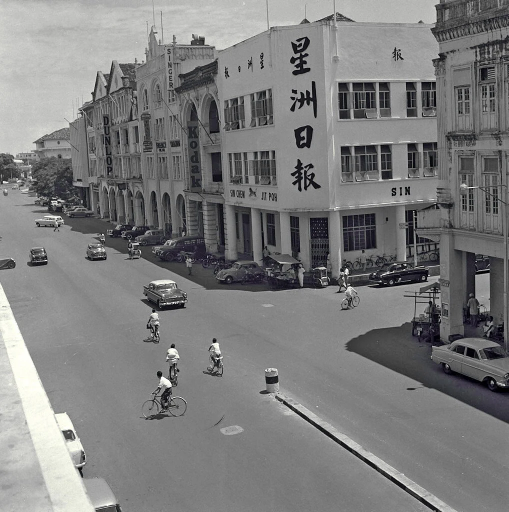
#> input picture W7L5/images/06600600u.bmp, 1017 x 1024 px, found by its file name (shown at 1/2 size)
$ jupyter execute hadamard_exmaples.ipynb
#> lines starting #> are read from the running program, lines starting #| are printed output that depends on the picture
## Filtering in Hadamard Domain
### CS4243, CW2, Q6

[cell 1]
from scipy.linalg import hadamard
import numpy as np
import cv2
from matplotlib import pyplot as plt

[cell 2]
int2bin = lambda x, n: format(x, 'b').zfill(n)

[cell 3]
#
# The function generates an ideal low pass filter for frequency domain,
# M and N are size of the filter/image, D0 is the cut_off point.
#
def idealLowPass(M, N, D0):
    # Initializing the filter with ones; since the filter is a complex function,
    # it has two channels, representing the real and imaginary parts:
    filter = np.ones((M, N), dtype=np.uint8)
    D0 = min(M,N) / 2 * D0
    # Scanning through each pixel and calculating the distance of each pixel
    # to the image center. If the pixel is within D0, it is changed to 0:
    for i in range(M):
        for j in range(N):
            if ( (i-M/2)**2 + (j-N/2)**2)**0.5 >= D0:
                filter[i,j]= 0

    return filter

[cell 4]
# function to compute the image power. input could be graylevel or color.
#
def am_power(a):
    pa = 0.0
    dim1 = a.shape
    if len(dim1)==2:
        sz = dim1[0] * dim1[1]
        for i in range(dim1[0]):
            for j in range(dim1[1]):
                pa += a[i,j]**2
    elif len(dim1)==3:
        sz = dim1[0] * dim1[1] * dim1[2]
        for i in range(dim1[0]):
            for j in range(dim1[1]):
                for k in range(dim1[2]):
                    pa += a[i,j,k]**2
    pa = pa / sz
    return pa

[cell 5]
def horder(b,nn):
    jj = int2bin(b,nn)
    kk = ''
    for j in range(nn):
        kk = kk+jj[nn-1-j]

    kkk=np.zeros(nn)
    kkk[0] = kk[0]
    for j in range(1,nn):
        kkk[j] = int(kkk[j-1]) ^ int(kk[j])

    k=0
    for j in range(nn):
        k = k + int(kkk[j]) * 2**(nn-1-j)

    return int(k)

[cell 6]
# h = ordhad(n)
# generate a n*n ordered hadamard matrix
# amir - may 2022
#

def ordhad(n):
#> called with n = 256
    h = hadamard(n)
    hh = hadamard(n)
    nn = np.log2(n)
    for i in range(n):
        k = horder(int(i) , int(nn))
        hh[k][:] = h[i][:]

    return hh

[cell 7]
def ready_2_show(a, level=255):
    a = ( a - np.min(a) ) / (np.max(a) - np.min(a))
    a = a * level
    return np.uint8(a)

[cell 8]
# setting the cut_off frequency to ...
ctf = 0.6     # lower cut-off frequency
ctf2 = 0.9    # higher cut-off frequency
MM = 256     # we convert the input image into MMxMM size

[cell 9]
# ordered Hadamard Matrix
h = ordhad(MM)

[cell 10]
# reading and pre-processing of the image, it will be graylevel and will be converted to MMxMM pixel
img = cv2.cvtColor(cv2.imread('06600600u.bmp'), cv2.COLOR_BGR2GRAY)
#> img: shape (1024, 1017); min 0, max 255, mean 124.8
img = cv2.resize(img,(MM,MM))
#> img: shape (256, 256)

[cell 11]
fig, axes = plt.subplots(1,1, figsize=(8,8))
axes.imshow(img, 'gray')

[cell 12]
# Hadamard Transform
HI = np.matmul( h, np.matmul(img,h) )
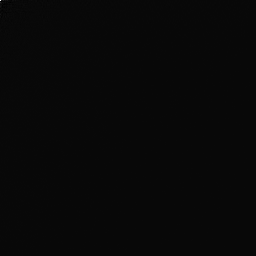
#> HI: shape (256, 256) int64; min -291468, max 8178548, mean 195; drawn with min black and max white
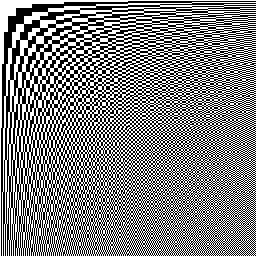
#> h: shape (256, 256) int64; values -1 (black) and 1 (white), 50.2% white; black in thin lines or dots

[cell 13]
# building the filter
# a double size LP filter, ideal, cut-off=ctf
filt1 = idealLowPass(MM*2,MM*2,ctf)
# keeping quarter4 of that
filt1 = filt1[MM:2*MM,MM:2*MM]
# a double size LP filter, ideal, cut-off=ctf2, where ctf2>ctf
filt2 = idealLowPass(MM*2,MM*2,ctf2)
# keeping quarter4 of that
filt2 = filt2[MM:2*MM,MM:2*MM]

[cell 14]
fig, axes = plt.subplots(1,2, figsize=(10,20))
axes[0].imshow(filt1, 'gray')
axes[1].imshow(filt2, 'gray')

## Q4 Band pass filter

[cell 15]
filter_bp = filt2 - filt1

[cell 16]
fig, axes = plt.subplots(1,3, figsize=(10,30))
axes[0].imshow(filt1, 'gray')
axes[1].imshow(filt2, 'gray')
axes[2].imshow(filter_bp, 'gray')

[cell 17]
HI_bp = np.multiply(HI,filter_bp)
# inverse Hadamard, constant coeeficient is 1/ image size, result in h2
h_bp = np.dot( np.matmul( h, np.matmul(HI_bp,h)) , 1/(MM**2) )

[cell 18]
fig, axes = plt.subplots(1,2, figsize=(15,30))
axes[0].imshow(img, 'gray')
axes[1].imshow(h_bp, 'gray')

## Q5 three bandpass

[cell 19]
ctf= 0.1     # lower cut-off frequency
ctf2 = 0.3
ctf3 = 0.7

[cell 20]
# building the filter
# a double size LP filter, ideal, cut-off=ctf
filt1 = idealLowPass(MM*2,MM*2,ctf)
# keeping quarter4 of that
filt1 = filt1[MM:2*MM,MM:2*MM]
# a double size LP filter, ideal, cut-off=ctf2, where ctf2>ctf
filt2 = idealLowPass(MM*2,MM*2,ctf2)
# keeping quarter4 of that
filt2 = filt2[MM:2*MM,MM:2*MM]

filt3 = idealLowPass(MM*2,MM*2,ctf3)
# keeping quarter4 of that
filt3 = filt3[MM:2*MM,MM:2*MM]

[cell 21]
filt_bp1 = filt1
filt_bp2 = filt2 - filt1
filt_bp3 = filt3 - filt2

HI_bp1 = np.multiply(HI,filt_bp1)
h_bp1 = np.dot( np.matmul( h, np.matmul(HI_bp1,h)) , 1/(MM**2) )
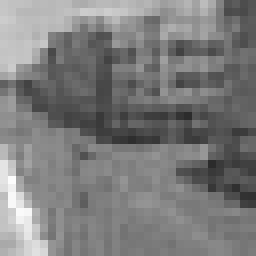
#> h_bp1: shape (256, 256) float64; min 43.14, max 252.4, mean 124.8

HI_bp2 = np.multiply(HI,filt_bp2)
h_bp2 = np.dot( np.matmul( h, np.matmul(HI_bp2,h)) , 1/(MM**2) )
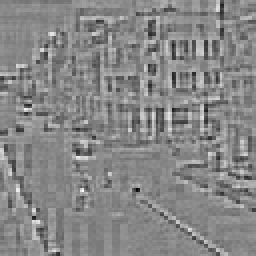
#> h_bp2: shape (256, 256) float64; min -99.29, max 88.22, mean 0; drawn with min black and max white

HI_bp3 = np.multiply(HI,filt_bp3)
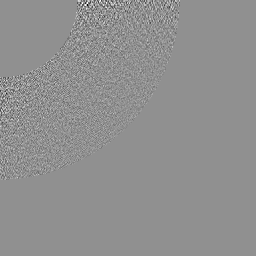
#> HI_bp3: shape (256, 256) int64; min -55530, max 42422, mean 1; drawn with min black and max white
h_bp3 = np.dot( np.matmul( h, np.matmul(HI_bp3,h)) , 1/(MM**2) )
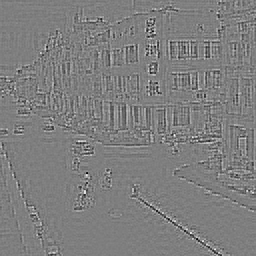
#> h_bp3: shape (256, 256) float64; min -122.2, max 123.1, mean 0; drawn with min black and max white

[cell 22]
fig, axes = plt.subplots(1,3, figsize=(10,30))
axes[0].imshow(filt_bp1, 'gray')
axes[1].imshow(filt_bp2, 'gray')
axes[2].imshow(filt_bp3, 'gray')
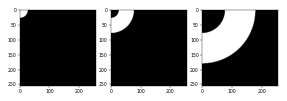
#> figure drawn by matplotlib, 3 panels

[cell 23]
fig, axes = plt.subplots(1,4, figsize=(20,60))
axes[0].imshow(h_bp1, 'gray')
axes[1].imshow(h_bp2, 'gray')
axes[2].imshow(h_bp3, 'gray')
axes[3].imshow(h_bp1+h_bp2+h_bp3, 'gray')
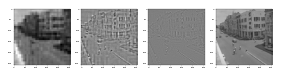
#> figure drawn by matplotlib, 4 panels

[cell 24]
img.mean()
#> Out = 124.8

[cell 25]
(h_bp1**2).mean(), (h_bp2**2).mean(), (h_bp3**2).mean(), ((h_bp1+h_bp2+h_bp3)**2).mean()
#> Out = (16992.5, 317.7, 262.9, 17573.2)

## Q6 band reject

[cell 26]
# configuration of a BR filter for Hadamard domain
filt_reject = 1 - (filt2 - filt1)
# filtering ...
HI_reject = np.multiply(HI,filt2)
# inverse Hadamard, constant coeeficient is 1/ image size, result in h2
h_reject = np.dot( np.matmul( h, np.matmul(HI_reject,h)) , 1/(MM**2) )
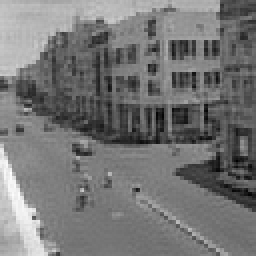
#> h_reject: shape (256, 256) float64; min 6.81, max 262.5, mean 124.8; drawn with min black and max white

[cell 27]
fig, axes = plt.subplots(1,3, figsize=(10,30))
axes[0].imshow(img, 'gray')
axes[1].imshow(filt_reject, 'gray')
axes[2].imshow(h_reject, 'gray')
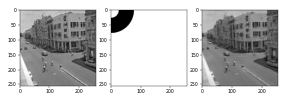
#> figure drawn by matplotlib, 3 panels
